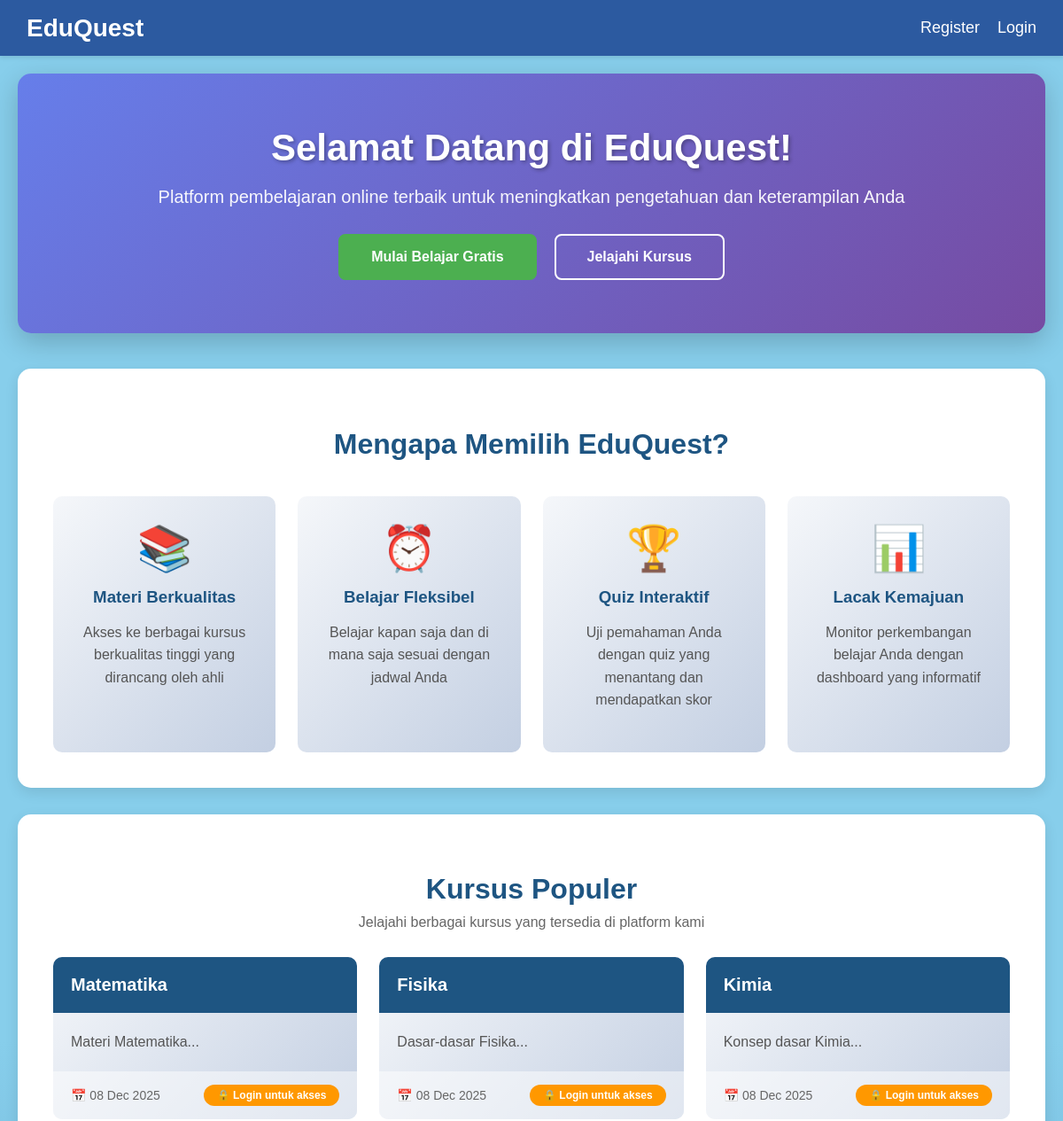
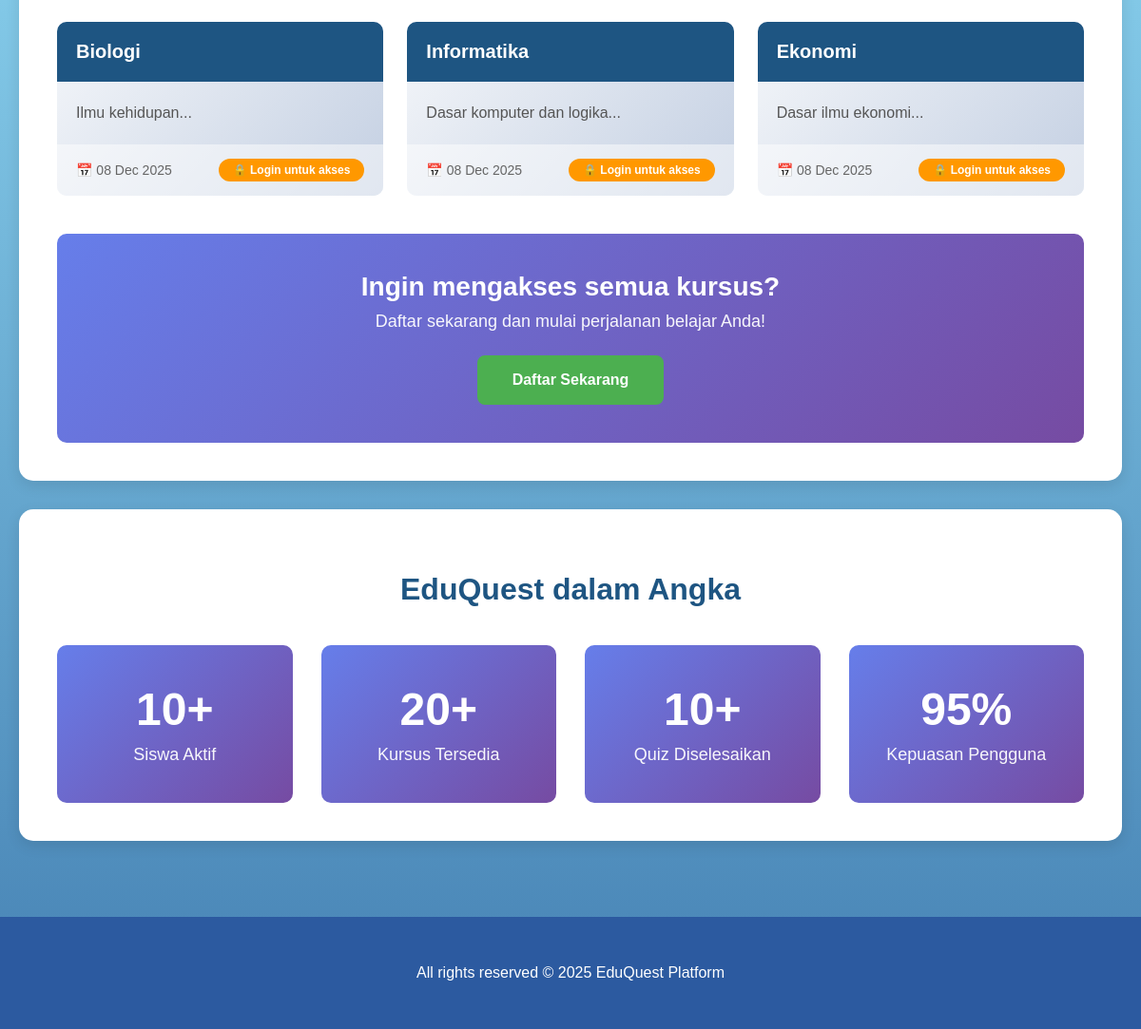
Screenshot of /guest_dashboard.php with the database file from the repository (2 pictures, top to bottom).
### tables this page shows
CREATE TABLE `courses` (
  `course_id` int(11) NOT NULL,
  `course_name` varchar(100) NOT NULL,
  `description` text DEFAULT NULL,
  `created_at` datetime DEFAULT current_timestamp(),
  `teacher_id` int(11) DEFAULT NULL,
  `teacher_name` varchar(100) DEFAULT NULL
);

### guest_dashboard.php (the view, shortened to what this page needs)
<?php
require 'db.php';
$courses_query = "SELECT course_id, course_name, description, created_at FROM courses ORDER BY created_at DESC LIMIT 6";
$courses_result = $conn->query($courses_query);
?>
<!DOCTYPE html>
<html>
<head>
    <link rel="stylesheet" href="guest_dashboard.css">
</head>
<body>
<header>
    <div class="container">
        <h1><a href="guest_dashboard.php" style="color:white;text-decoration:none">EduQuest</a></h1>
        <nav>
            <p><a href="register.php">Register</a></p>
            <p><a href="login.php">Login</a></p>
        </nav>
    </div>
</header>
<main>
    <section class="hero-section">
        <div class="hero-content">
            <h2>Selamat Datang di EduQuest!</h2>
            <p>Platform pembelajaran online terbaik untuk meningkatkan pengetahuan dan keterampilan Anda</p>
            <div class="cta-buttons">
                <a href="register.php" class="btn-primary">Mulai Belajar Gratis</a>
                <a href="#courses" class="btn-secondary">Jelajahi Kursus</a>
            </div>
        </div>
    </section>
    <section class="features-section">
        <h2>Mengapa Memilih EduQuest?</h2>
        <div class="features-grid">
            <div class="feature-card">
                <div class="feature-icon">📚</div>
                <h3>Materi Berkualitas</h3>
                <p>Akses ke berbagai kursus berkualitas tinggi yang dirancang oleh ahli</p>
            </div>
            <div class="feature-card">
                <div class="feature-icon">⏰</div>
                <h3>Belajar Fleksibel</h3>
                <p>Belajar kapan saja dan di mana saja sesuai dengan jadwal Anda</p>
            </div>
            <div class="feature-card">
                <div class="feature-icon">🏆</div>
                <h3>Quiz Interaktif</h3>
                <p>Uji pemahaman Anda dengan quiz yang menantang dan mendapatkan skor</p>
            </div>
            <div class="feature-card">
                <div class="feature-icon">📊</div>
                <h3>Lacak Kemajuan</h3>
                <p>Monitor perkembangan belajar Anda dengan dashboard yang informatif</p>
            </div>
        </div>
    </section>
    <section class="courses-section" id="courses">
        <h2>Kursus Populer</h2>
        <p class="section-subtitle">Jelajahi berbagai kursus yang tersedia di platform kami</p>
        <div class="courses-grid">
            <?php if ($courses_result && $courses_result->num_rows > 0): ?>
                <?php while($course = $courses_result->fetch_assoc()): ?>
                    <div class="course-card">
                        <div class="course-header">
                            <h3><?php echo htmlspecialchars($course['course_name']); ?></h3>
                        </div>
                        <div class="course-body">
                            <p><?php echo htmlspecialchars(substr($course['description'], 0, 120)); ?>...</p>
                        </div>
                        <div class="course-footer">
                            <span class="course-date">📅 <?php echo date('d M Y', strtotime($course['created_at'])); ?></span>
                            <div class="locked-badge">
                                <span><a href="login.php" style="color:white; text-decoration:none">🔒 Login untuk akses</a></span>
                            </div>
                        </div>
                    </div>
                <?php endwhile; ?>
            <?php else: ?>
                <div class="no-courses">
                    <p>Belum ada kursus tersedia saat ini.</p>
                </div>
            <?php endif; ?>
        </div>
        <div class="register-prompt">
            <h3>Ingin mengakses semua kursus?</h3>
            <p>Daftar sekarang dan mulai perjalanan belajar Anda!</p>
            <a href="register.php" class="btn-primary">Daftar Sekarang</a>
        </div>
    </section>
    <section class="stats-section">
        <h2>EduQuest dalam Angka</h2>
        <div class="stats-grid">
            <div class="stat-card">
                <div class="stat-number">10+</div>
                <div class="stat-label">Siswa Aktif</div>
            </div>
            <div class="stat-card">
                <div class="stat-number">20+</div>
                <div class="stat-label">Kursus Tersedia</div>
            </div>
            <div class="stat-card">
                <div class="stat-number">10+</div>
                <div class="stat-label">Quiz Diselesaikan</div>
            </div>
            <div class="stat-card">
                <div class="stat-number">95%</div>
                <div class="stat-label">Kepuasan Pengguna</div>
            </div>
        </div>
    </section>
</main>
<footer>
</footer>
</body>
</html>

### guest_dashboard.css (style rules this page uses)
body { font-family: Arial, sans-serif; margin: 0; padding: 0; background: linear-gradient(to bottom, #87CEEB 0%, #87CEEB 50%, #4682B4 100%); background-attachment: fixed; display: flex; flex-direction: column; min-height: 100vh; }
html { scroll-behavior: smooth; }
header { background-color: #2c5aa0; padding: 5px 0; box-shadow: 0 2px 5px rgba(0,0,0,0.1); position: sticky; top: 0; z-index: 1000; }
.container { display: flex; flex-direction: row; justify-content: space-between; color: white; margin-left: 30px; margin-right: 30px; align-items: center; }
.container nav { display: flex; align-items: center; gap: 20px; }
.container nav p a { color: rgb(255, 255, 255); text-decoration: none; font-size: large; }
header h1 { color: white; margin: 0; font-size: 28px; }
nav { display: flex; gap: 15px; }
main { flex: 1 0 auto; max-width: 1200px; margin: 0 auto; padding: 20px; width: 100%; box-sizing: border-box; }
.hero-section { background: linear-gradient(135deg, #667eea 0%, #764ba2 100%); border-radius: 15px; padding: 60px 40px; text-align: center; color: white; margin-bottom: 40px; box-shadow: 0 10px 30px rgba(0, 0, 0, 0.2); }
.hero-content h2 { font-size: 42px; margin: 0 0 20px 0; text-shadow: 2px 2px 4px rgba(0, 0, 0, 0.3); }
.hero-content p { font-size: 20px; margin-bottom: 30px; opacity: 0.95; }
.cta-buttons { display: flex; gap: 20px; justify-content: center; flex-wrap: wrap; }
.btn-primary, .btn-secondary { padding: 15px 35px; text-decoration: none; border-radius: 8px; font-weight: bold; font-size: 16px; transition: all 0.3s; display: inline-block; }
.btn-primary { background-color: #4CAF50; color: white; border: 2px solid #4CAF50; }
.btn-secondary { background-color: transparent; color: white; border: 2px solid white; }
.features-section, .courses-section, .stats-section { background-color: white; border-radius: 15px; padding: 40px; margin-bottom: 30px; box-shadow: 0 5px 15px rgba(0, 0, 0, 0.1); }
.features-section h2, .courses-section h2, .stats-section h2 { text-align: center; color: #1e5582; font-size: 32px; margin-bottom: 40px; }
.section-subtitle { text-align: center; color: #666; margin-top: -30px; margin-bottom: 30px; }
.features-grid { display: grid; grid-template-columns: repeat(auto-fit, minmax(250px, 1fr)); gap: 25px; }
.feature-card { background: linear-gradient(135deg, #f5f7fa 0%, #c3cfe2 100%); padding: 30px; border-radius: 10px; text-align: center; transition: transform 0.3s, box-shadow 0.3s; }
.feature-icon { font-size: 50px; margin-bottom: 15px; }
.feature-card h3 { color: #1e5582; margin: 10px 0; }
.feature-card p { color: #555; line-height: 1.6; }
.courses-grid { display: grid; grid-template-columns: repeat(auto-fill, minmax(300px, 1fr)); gap: 25px; margin-bottom: 40px; }
.course-card { background: linear-gradient(135deg, #f5f7fa 0%, #c3cfe2 100%); border-radius: 10px; overflow: hidden; transition: transform 0.3s, box-shadow 0.3s; display: flex; flex-direction: column; }
.course-header { background-color: #1e5582; color: white; padding: 20px; }
.course-header h3 { margin: 0; font-size: 20px; }
.course-body { padding: 20px; flex-grow: 1; }
.course-body p { color: #555; line-height: 1.6; margin: 0; }
.course-footer { padding: 15px 20px; background-color: rgba(255, 255, 255, 0.5); display: flex; justify-content: space-between; align-items: center; }
.course-date { color: #666; font-size: 14px; }
.locked-badge { background-color: #ff9800; color: white; padding: 5px 15px; border-radius: 20px; font-size: 12px; font-weight: bold; }
.register-prompt { background: linear-gradient(135deg, #667eea 0%, #764ba2 100%); color: white; text-align: center; padding: 40px; border-radius: 10px; margin-top: 30px; }
.register-prompt h3 { margin: 0 0 10px 0; font-size: 28px; }
.register-prompt p { margin: 0 0 25px 0; font-size: 18px; opacity: 0.95; }
.stats-grid { display: grid; grid-template-columns: repeat(auto-fit, minmax(200px, 1fr)); gap: 30px; }
.stat-card { background: linear-gradient(135deg, #667eea 0%, #764ba2 100%); color: white; padding: 40px 20px; border-radius: 10px; text-align: center; transition: transform 0.3s; }
.stat-number { font-size: 48px; font-weight: bold; margin-bottom: 10px; }
.stat-label { font-size: 18px; opacity: 0.95; }
footer { margin-top: auto; }

### rows the page displays
courses: course_name "Matematika", description "Materi Matematika", created_at "08 Dec 2025"
courses: course_name "Fisika", description "Dasar-dasar Fisika", created_at "08 Dec 2025"
courses: course_name "Kimia", description "Konsep dasar Kimia", created_at "08 Dec 2025"
courses: course_name "Biologi", description "Ilmu kehidupan", created_at "08 Dec 2025"
courses: course_name "Informatika", description "Dasar komputer dan logika", created_at "08 Dec 2025"
courses: course_name "Ekonomi", description "Dasar ilmu ekonomi", created_at "08 Dec 2025"
